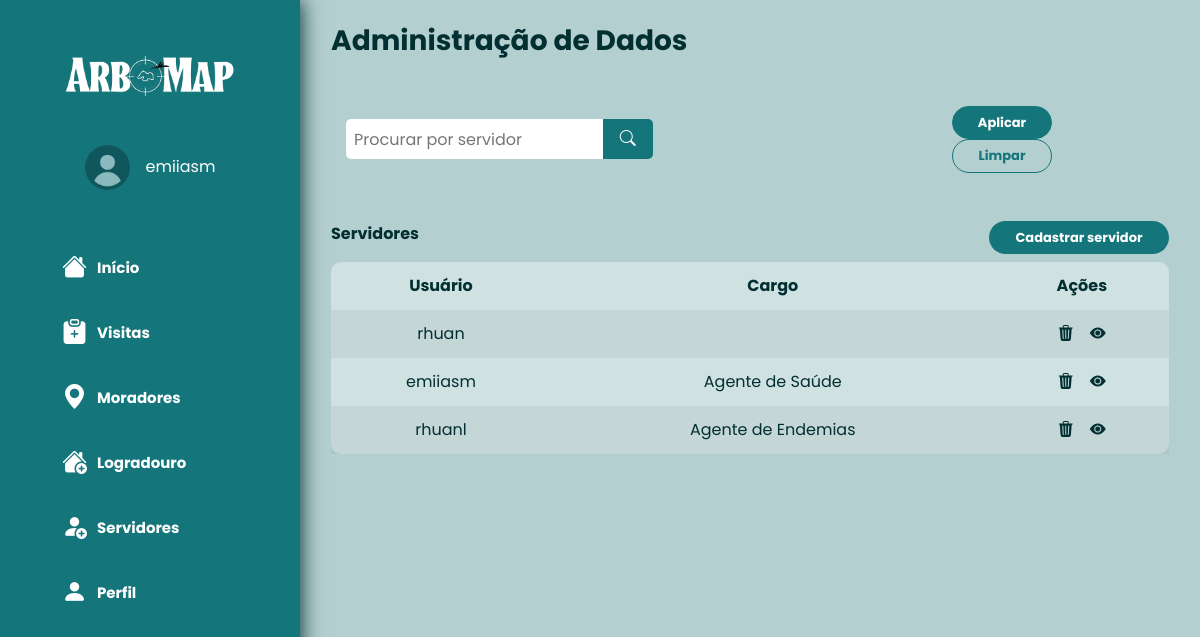
Screenshot of /users/listar/ (signed in) with the database file from the repository.
### perfil/models.py (models this page shows)
class Perfil (models.Model):
    usuario = models.OneToOneField(User,on_delete=models.CASCADE)
    cpf = models.CharField(blank=True, max_length=255)
    telefone = models.CharField(blank=True, max_length=255)
    cep = models.CharField(blank=True, max_length=255)
    logradouro = models.CharField(blank=True, max_length=255)
    numero = models.CharField(blank=True, max_length=255)
    complemento = models.CharField(blank=True, max_length=255)
    bairro = models.CharField(blank=True, max_length=255)
    cidade = models.CharField(blank=True, max_length=255)
    foto_perfil = models.ImageField(upload_to='static/media/img', null=True, blank=True, default="static/media/img/user.png")

### users/models.py (models this page shows)
class User(AbstractUser):
    email = models.EmailField(blank=True)
    name = models.CharField(_("Name of User"), blank=True, max_length=255)
    cargo = models.CharField(_("Cargo"), blank=True, max_length=255, choices=TIPO_CARGO)
    first_name = None  # type: ignore
    last_name = None  # type: ignore
    data_adicao = models.DateTimeField(auto_now_add=True)

### users/views.py (the view)
# urls.py: path('users/listar/', UsersListView.as_view(), name='users_listar'),
class UsersListView(LoginRequiredMixin, generic.ListView):
    model = User
    ordering = ["name"]
    template_name = "users/users.html"
    def get_context_data(self, **kwargs):
        context = super().get_context_data(**kwargs)
        context["logged_user"] = self.request.user
        context["logged_user_perfil"] = self.object = get_object_or_404(Perfil,usuario=self.request.user)
        context["users_number"] = User.objects.exclude(is_superuser=True).exclude(email="deleted").count()
        return context

### users/templates/users/users.html (shortened to what this page needs)
{% extends 'base.html' %}
{% block content %}
  <div class="mt-2">
    <h3 style="color:#022F32;"><strong>Administração de Dados</strong></h3>
    <div class="row col-12 mb-5 mt-5 d-flex justify-content-around">
      <form method="GET" action="{% url 'filtro_users' %}" class="d-flex justify-content-between align-items-center w-100">
        <div class="col-5 d-flex align-items-center justify-content-center" >
            <div style="width: 100%; border-start-start-radius: 5px;border-end-end-radius: 0px; border-end-start-radius: 5px;border-start-end-radius: 0px; height: 40px; align-items: center; display: flex; color: #022f32; background-color: #FFFFFF;">
              <input style="height: 40px;border-start-start-radius: 5px;border-end-end-radius: 0px; border-end-start-radius: 5px;border-start-end-radius: 0px;" class="ml-2" placeholder="Procurar por servidor" type="text" name="termo_users" id="termo_users" value="{{ termo_users }}">
            </div>
            <div>
              <button class="justify-content-center d-flex" type="submit" style="width: 50px; border-end-end-radius: 5px; border-start-end-radius: 5px; height: 40px; align-items: center; display: flex; color: #022f32; background-color: #14757B; border: none; outline: none;"><i class="bi bi-search text-white"></i></button>
            </div>
        </div>
        <div class="col-3 d-flex align-items-center justify-content-center">
          <div class="" style="">
            <a href="#" ><button class="btn " id="bt3" type="submit"><strong>Aplicar</strong></button></a>
            <a href="{% url 'users_listar' %}" class="btn " id="bt2"><strong>Limpar</strong></a>
          </div>
        </div>
      </form>
    </div>
    <div class="d-flex justify-content-between align-items-center mb-2">
      <div>
        <h6 style="color:#022F32;"><strong>Servidores</strong></h6>
      </div>
      <div>
        <a href="{% url 'users_criar' %}" class="btn" id="bt1" style="width: 180px;"><strong>Cadastrar servidor</strong></a>
      </div>
    </div>
    <div class="table-responsive">
      <table class="table table-striped table-borderless">
        <thead>
          <tr class="text-center">
            <th scope="col">Usuário</th>
            <th scope="col">Cargo</th>
            <th scope="col">Ações</th>
          </tr>
        </thead>
        <tbody>
          {% for object in object_list %}
            <tr class="text-center">
              <td>{{ object.username }}</td>
              <td>{{ object.cargo }}</td>
              <td>
                <div class="d-flex justify-content-center">
                  <a href="{% url 'users_remover' pk=object.pk %}" class="mr-3"><i class="bi bi-trash3-fill" id="tableicon"></i></a>
                  <a href="{% url 'users_editar' pk=object.pk %}"><i class="bi bi-eye-fill" id="tableicon"></i></a>
                </div>
              </td>
            </tr>
            {% empty %}
            <tr class="text-center">
              <td colspan="3">
                <p>Não existem reservas cadastradas.</p>
              </td>
            </tr>
          {% endfor %}
        </tbody>
      </table>
    </div>
  </div>
{% endblock %}

### templates/base.html (shortened to what this page needs)
{% load static %}
{% load active_link_tags %}
<!DOCTYPE html>
<html lang="en">
<head>
  <link rel="stylesheet" href="{% static 'css/stylessss1s.css' %}">
  <link rel="stylesheet" href="https://cdn.jsdelivr.net/npm/bootstrap-icons@1.11.1/font/bootstrap-icons.css">
  <link rel="stylesheet" href="https://stackpath.bootstrapcdn.com/bootstrap/4.5.0/css/bootstrap.min.css" />
</head>
<body>
  <div class="container-fluid d-block">
    <nav class="menu-lateral flex-nowrap ">
      <div class="d-flex justify-content-center mb-5 mt-3">
        <img class="img img-fluid logo" src="{% static 'img\ArboMap.png' %}" width="170px">
      </div>
      <div class="d-flex justify-content-center align-items-center">
        <div class="circle">
          <img src="{{ logged_user_perfil.foto_perfil.url }}">
        </div>
        <span class="user ml-3"> {{ logged_user.username }}</span>
      </div>
      <ul class="mt-5 ml-5 nav-list">
        <li class="item-menu {% active_link 'index' 'ativo' strict=True %}">
          <a href="{% url 'index' %}">
            <span class="icon"><i class="bi bi-house-fill"></i></span>
            <span class="txt-link">Início</span>
          </a>
        </li>
        <li class="item-menu {% active_link 'visitas || visita1_listar || visita2_listar || visita1_criar || visita2_criar' 'ativo' %}" >
          <a href="{% url 'visitas' %}">
            <span class="icon"><i class="bi bi-clipboard-plus-fill"></i></span>
            <span class="txt-link">Visitas</span>
          </a>
        </li>
        <li class="item-menu {% active_link 'imovel_listar || imovel_criar || imovel_editar || filtro_moradores || morador_criar' 'ativo' %}">
          <a href="{% url 'imovel_listar' %}">
            <span class="icon"><i class="bi bi-geo-alt-fill"></i></span>
            <span class="txt-link">Moradores</span>
          </a>
        </li>
        <li class="item-menu {% active_link 'logradouro || bairro_listar || bairro_criar || bairro_editar || filtro_bairros || rua_listar || rua_criar || rua_editar || filtro_ruas ' 'ativo' %}">
          <a href="{% url 'logradouro' %}">
            <span class="icon"><i class="bi bi-house-add-fill"></i></span>
            <span class="txt-link">Logradouro</span>
          </a>
        </li>
        <li class="item-menu {% active_link 'users_listar || filtro_users || users_criar' 'ativo' %}">
          <a href="{% url 'users_listar' %}">
            <span class="icon"><i class="bi bi-person-fill-add"></i></span>
            <span class="txt-link">Servidores</span>
          </a>
        </li>
        <li class="item-menu {% active_link 'users_profile || users_update' 'ativo' %}">
          <a href="{% url 'users_profile' %}">
            <span class="icon"><i class="bi bi-person-fill"></i></span>
            <span class="txt-link">Perfil</span>
          </a>
        </li>
      </ul>
    </nav>
    <main>
      <div class='p-3'>
      {% block content %}
      {% endblock %}
      </div>
    </main>
  </div>
</body>
</html>

### static/css/stylessss1s.css (style rules this page uses)
* { margin: 0; padding: 0; box-sizing: border-box; font-family: 'Poppins', sans-serif; }
body { height: 100vh; background-color: #B4CFD0 !important; color: #022F32 !important; }
nav.menu-lateral { width: 300px; height: 100%; background-color: #14757B; padding: 40px 0 40px 0px; box-shadow: 1px 0px 20px; flex-direction: column; position: fixed; top: 0; left: 0; overflow: hidden; }
ul { height: 100%; list-style-type: none; }
ul li.item-menu { transition: .5s; }
ul li.item-menu>a { color: white; text-decoration: none; font-size: 15px; padding: 10px 4px; display: flex; margin-bottom: 2px; line-height: 40px; }
ul li.item-menu a .txt-link { margin-left: 10px; }
ul li.item-menu a .icon>i { font-size: 25px; margin-left: 10px; }
.icon>i { font-size: 40px; margin-left: 10px; }
.user { color: white; }
.nav-list { font-weight: 700; }
main { margin-left: 300px; overflow: hidden; }
h1, h2, h3, h4, h5, h6 { font-weight: 700; }
#bt1 { font-size: 13px; background-color: #14757B; border-radius: 50px; color: white; width: 180px; }
#bt2, #bt3 { font-size: 13px; border: #14757B 1px solid; border-radius: 50px; color: #14757B; width: 100px; }
#bt3 { font-size: 13px; background-color: #14757B; border-radius: 50px; color: white; width: 100px; }
table, tr, th, #tableicon, p { color: #022F32; }
table { background-color: #D0E1E2; border-radius: 10px; }
input { width: 100%; border-radius: 10px; height: 50px; align-items: center; display: flex; color: #022f32; background-color: white; border: none; outline: none; }
.circle { border-radius: 50%; width: 45px; height: 45px; overflow: hidden; position: relative; }
.circle img { position: absolute; bottom: 0; width: 100%; }

### rows the page displays
Perfil: foto_perfil (placeholder picture)
User: username "emiiasm", cargo "Agente de Saúde"
User: username "rhuan"
User: username "rhuanl", cargo "Agente de Endemias"
